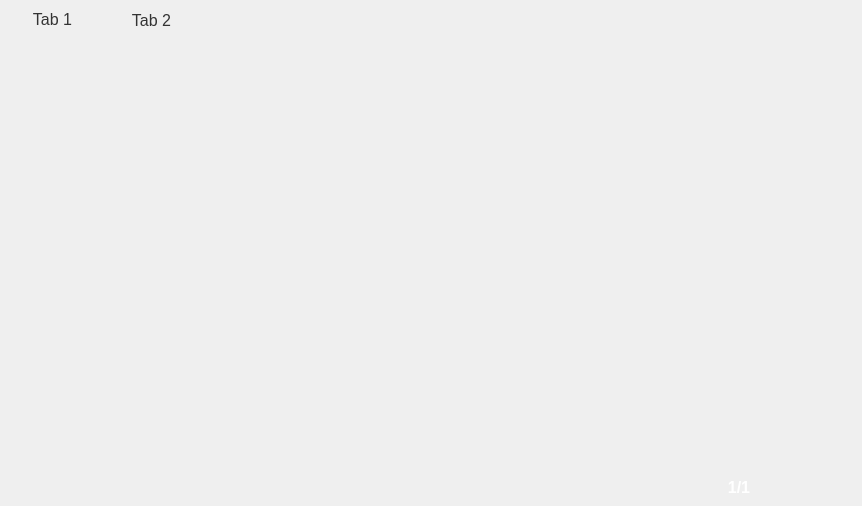
<?xml version="1.0" encoding="UTF-8"?>
<ui version="4.0">
 <class>wgtParaItem_spds</class>
 <widget class="QWidget" name="wgtParaItem_spds">
  <property name="geometry">
   <rect>
    <x>0</x>
    <y>0</y>
    <width>862</width>
    <height>506</height>
   </rect>
  </property>
  <property name="font">
   <font>
    <pointsize>13</pointsize>
   </font>
  </property>
  <property name="windowTitle">
   <string>Form</string>
  </property>
  <layout class="QVBoxLayout" name="verticalLayout_2">
   <property name="spacing">
    <number>0</number>
   </property>
   <property name="leftMargin">
    <number>0</number>
   </property>
   <property name="topMargin">
    <number>0</number>
   </property>
   <property name="rightMargin">
    <number>0</number>
   </property>
   <property name="bottomMargin">
    <number>0</number>
   </property>
   <item>
    <widget class="QWidget" name="wgtBg" native="true">
     <property name="styleSheet">
      <string notr="true">.QWidget#wgtBg
{
   border-radius:0px;
	border-color: rgb(52, 101, 164);
	border-image: url(:/image/menu_left.png);
}
</string>
     </property>
     <layout class="QVBoxLayout" name="verticalLayout">
      <property name="spacing">
       <number>0</number>
      </property>
      <property name="leftMargin">
       <number>3</number>
      </property>
      <property name="topMargin">
       <number>5</number>
      </property>
      <property name="rightMargin">
       <number>18</number>
      </property>
      <property name="bottomMargin">
       <number>5</number>
      </property>
      <item>
       <widget class="QTabWidget" name="tabWidget">
        <property name="font">
         <font>
          <pointsize>16</pointsize>
         </font>
        </property>
        <property name="focusPolicy">
         <enum>Qt::NoFocus</enum>
        </property>
        <property name="styleSheet">
         <string notr="true">QTabWidget::pane{
top:8px;
border:0px solid #00AEFF;
}

QTabBar::tab{
color:#333333;
background:transparent;
font-size:16px;
width:99px;
height:29px;
}
QTabBar::tab:selected{
color:rgb(16,36,72);
border-image: url(:/image/tab_select.png);
font-size:17px;
margin-top: 0; margin-left: 0; margin-right: 6;
}
QTabBar::tab:!selected{
color:rgb(46,253,251);
border-image: url(:/image/tab_unselect.png);
font-size:17px;
margin-top: 0; margin-left: 0; margin-right: 6;
}
#detailWgt,#appealReasonWgt{border:none;}</string>
        </property>
        <property name="currentIndex">
         <number>0</number>
        </property>
        <widget class="QWidget" name="tab_status">
         <attribute name="title">
          <string>Tab 1</string>
         </attribute>
         <layout class="QVBoxLayout" name="verticalLayout_4">
          <property name="spacing">
           <number>0</number>
          </property>
          <property name="leftMargin">
           <number>0</number>
          </property>
          <property name="topMargin">
           <number>0</number>
          </property>
          <property name="rightMargin">
           <number>0</number>
          </property>
          <property name="bottomMargin">
           <number>0</number>
          </property>
          <item>
           <widget class="MScrollArea" name="scrollArea_2">
            <property name="styleSheet">
             <string notr="true">QScrollArea{background-color:transparent;}
QListView{background:#5555ff;border-radius:0px; border: 0px solid gray;}
QListView::item:focus{border-radius:0px; border: 5px solid rgb(255, 128, 0);outline: none;}
QScrollBar:vertical {border:0px solid rgb(52, 72, 105);background:rgb(52, 72, 105);width:30px;margin:30 0 30 0px;}
QScrollBar::handle:vertical{ background: rgb(41, 142, 214);border-radius:5px;width:10px; height: 10px ; }
QScrollBar::add-line:vertical {border:1px solid rgb(52, 134, 208);background:rgb(52, 134, 208);height:30px;subcontrol-position:bottom;subcontrol-origin:margin;}
QScrollBar::sub-line:vertical {border:1px solid rgb(52, 134, 208);background:rgb(52, 134, 208);height:30px;subcontrol-position:top;subcontrol-origin:margin;}
QScrollBar::down-arrow:vertical {width:25px;height:25px; border-image:url(:/image/down_Arrow_2.png);}
QScrollBar::up-arrow:vertical {width:25px;height:25px;border-image:url(:/image/up_Arrow_1.png);}
QScrollBar::add-page:vertical {background:rgb(52, 72, 105);}
QScrollBar::sub-page:vertical {background:rgb(52, 72, 105);}
</string>
            </property>
            <property name="verticalScrollBarPolicy">
             <enum>Qt::ScrollBarAlwaysOff</enum>
            </property>
            <property name="horizontalScrollBarPolicy">
             <enum>Qt::ScrollBarAlwaysOff</enum>
            </property>
            <property name="widgetResizable">
             <bool>true</bool>
            </property>
            <widget class="QWidget" name="wgtStatus">
             <property name="geometry">
              <rect>
               <x>0</x>
               <y>0</y>
               <width>839</width>
               <height>425</height>
              </rect>
             </property>
             <property name="styleSheet">
              <string notr="true">background:transparent;</string>
             </property>
             <layout class="QVBoxLayout" name="verticalLayout_3">
              <property name="spacing">
               <number>0</number>
              </property>
              <property name="leftMargin">
               <number>0</number>
              </property>
              <property name="topMargin">
               <number>0</number>
              </property>
              <property name="rightMargin">
               <number>0</number>
              </property>
              <property name="bottomMargin">
               <number>0</number>
              </property>
              <item>
               <widget class="QWidget" name="wgtRender" native="true">
                <property name="minimumSize">
                 <size>
                  <width>0</width>
                  <height>240</height>
                 </size>
                </property>
                <property name="maximumSize">
                 <size>
                  <width>16777215</width>
                  <height>240</height>
                 </size>
                </property>
                <property name="styleSheet">
                 <string notr="true"/>
                </property>
                <layout class="QGridLayout" name="gridLayout">
                 <property name="leftMargin">
                  <number>0</number>
                 </property>
                 <property name="topMargin">
                  <number>0</number>
                 </property>
                 <property name="rightMargin">
                  <number>0</number>
                 </property>
                 <property name="bottomMargin">
                  <number>0</number>
                 </property>
                 <property name="spacing">
                  <number>0</number>
                 </property>
                 <item row="0" column="1">
                  <spacer name="verticalSpacer">
                   <property name="orientation">
                    <enum>Qt::Vertical</enum>
                   </property>
                   <property name="sizeType">
                    <enum>QSizePolicy::Preferred</enum>
                   </property>
                   <property name="sizeHint" stdset="0">
                    <size>
                     <width>20</width>
                     <height>32</height>
                    </size>
                   </property>
                  </spacer>
                 </item>
                 <item row="1" column="1" rowspan="2">
                  <widget class="QLabel" name="label">
                   <property name="minimumSize">
                    <size>
                     <width>300</width>
                     <height>200</height>
                    </size>
                   </property>
                   <property name="maximumSize">
                    <size>
                     <width>300</width>
                     <height>200</height>
                    </size>
                   </property>
                   <property name="styleSheet">
                    <string notr="true">border-image: url(:/image/power.png);</string>
                   </property>
                   <property name="text">
                    <string/>
                   </property>
                  </widget>
                 </item>
                 <item row="1" column="2">
                  <spacer name="horizontalSpacer_2">
                   <property name="orientation">
                    <enum>Qt::Horizontal</enum>
                   </property>
                   <property name="sizeType">
                    <enum>QSizePolicy::Preferred</enum>
                   </property>
                   <property name="sizeHint" stdset="0">
                    <size>
                     <width>254</width>
                     <height>20</height>
                    </size>
                   </property>
                  </spacer>
                 </item>
                 <item row="2" column="0">
                  <spacer name="horizontalSpacer">
                   <property name="orientation">
                    <enum>Qt::Horizontal</enum>
                   </property>
                   <property name="sizeType">
                    <enum>QSizePolicy::Preferred</enum>
                   </property>
                   <property name="sizeHint" stdset="0">
                    <size>
                     <width>255</width>
                     <height>20</height>
                    </size>
                   </property>
                  </spacer>
                 </item>
                 <item row="3" column="1">
                  <spacer name="verticalSpacer_2">
                   <property name="orientation">
                    <enum>Qt::Vertical</enum>
                   </property>
                   <property name="sizeType">
                    <enum>QSizePolicy::Preferred</enum>
                   </property>
                   <property name="sizeHint" stdset="0">
                    <size>
                     <width>20</width>
                     <height>32</height>
                    </size>
                   </property>
                  </spacer>
                 </item>
                </layout>
               </widget>
              </item>
              <item>
               <widget class="QWidget" name="widget" native="true">
                <property name="minimumSize">
                 <size>
                  <width>0</width>
                  <height>35</height>
                 </size>
                </property>
                <property name="maximumSize">
                 <size>
                  <width>16777215</width>
                  <height>35</height>
                 </size>
                </property>
                <property name="styleSheet">
                 <string notr="true"/>
                </property>
                <layout class="QHBoxLayout" name="horizontalLayout_3">
                 <property name="spacing">
                  <number>0</number>
                 </property>
                 <property name="leftMargin">
                  <number>10</number>
                 </property>
                 <property name="topMargin">
                  <number>0</number>
                 </property>
                 <property name="rightMargin">
                  <number>10</number>
                 </property>
                 <property name="bottomMargin">
                  <number>0</number>
                 </property>
                 <item>
                  <layout class="QHBoxLayout" name="horizontalLayout">
                   <property name="spacing">
                    <number>6</number>
                   </property>
                   <item>
                    <widget class="QLabel" name="lblSpdsNumberName">
                     <property name="minimumSize">
                      <size>
                       <width>130</width>
                       <height>30</height>
                      </size>
                     </property>
                     <property name="maximumSize">
                      <size>
                       <width>130</width>
                       <height>30</height>
                      </size>
                     </property>
                     <property name="font">
                      <font>
                       <pointsize>13</pointsize>
                      </font>
                     </property>
                     <property name="styleSheet">
                      <string notr="true">color: #00ADE5; </string>
                     </property>
                     <property name="text">
                      <string/>
                     </property>
                    </widget>
                   </item>
                   <item>
                    <widget class="QLabel" name="lblSpdsNumberVal">
                     <property name="minimumSize">
                      <size>
                       <width>0</width>
                       <height>30</height>
                      </size>
                     </property>
                     <property name="maximumSize">
                      <size>
                       <width>16777215</width>
                       <height>30</height>
                      </size>
                     </property>
                     <property name="font">
                      <font>
                       <pointsize>13</pointsize>
                      </font>
                     </property>
                     <property name="styleSheet">
                      <string notr="true">color: #FFFFFF;
</string>
                     </property>
                     <property name="text">
                      <string/>
                     </property>
                    </widget>
                   </item>
                  </layout>
                 </item>
                 <item>
                  <layout class="QHBoxLayout" name="horizontalLayout_2">
                   <property name="spacing">
                    <number>3</number>
                   </property>
                   <item>
                    <widget class="QLabel" name="lblSpdsStaName">
                     <property name="minimumSize">
                      <size>
                       <width>160</width>
                       <height>30</height>
                      </size>
                     </property>
                     <property name="maximumSize">
                      <size>
                       <width>160</width>
                       <height>30</height>
                      </size>
                     </property>
                     <property name="font">
                      <font>
                       <pointsize>13</pointsize>
                      </font>
                     </property>
                     <property name="styleSheet">
                      <string notr="true">color: #00ADE5; </string>
                     </property>
                     <property name="text">
                      <string/>
                     </property>
                    </widget>
                   </item>
                   <item>
                    <widget class="QLabel" name="lblSpdsStaVal">
                     <property name="minimumSize">
                      <size>
                       <width>0</width>
                       <height>30</height>
                      </size>
                     </property>
                     <property name="maximumSize">
                      <size>
                       <width>16777215</width>
                       <height>30</height>
                      </size>
                     </property>
                     <property name="font">
                      <font>
                       <pointsize>13</pointsize>
                      </font>
                     </property>
                     <property name="styleSheet">
                      <string notr="true">color: #FFFFFF;
</string>
                     </property>
                     <property name="text">
                      <string/>
                     </property>
                    </widget>
                   </item>
                  </layout>
                 </item>
                </layout>
               </widget>
              </item>
              <item>
               <widget class="QWidget" name="wgtInfo" native="true">
                <property name="minimumSize">
                 <size>
                  <width>800</width>
                  <height>0</height>
                 </size>
                </property>
               </widget>
              </item>
             </layout>
            </widget>
           </widget>
          </item>
         </layout>
        </widget>
        <widget class="QWidget" name="tab_para">
         <attribute name="title">
          <string>Tab 2</string>
         </attribute>
         <layout class="QVBoxLayout" name="verticalLayout_5">
          <property name="spacing">
           <number>0</number>
          </property>
          <property name="leftMargin">
           <number>0</number>
          </property>
          <property name="topMargin">
           <number>0</number>
          </property>
          <property name="rightMargin">
           <number>0</number>
          </property>
          <property name="bottomMargin">
           <number>0</number>
          </property>
          <item>
           <widget class="MScrollArea" name="scrollArea">
            <property name="styleSheet">
             <string notr="true">QScrollArea{background-color:transparent;}
QListView{background:#5555ff;border-radius:0px; border: 0px solid gray;}
QListView::item:focus{border-radius:0px; border: 5px solid rgb(255, 128, 0);outline: none;}
QScrollBar:vertical {border:0px solid rgb(52, 72, 105);background:rgb(52, 72, 105);width:30px;margin:30 0 30 0px;}
QScrollBar::handle:vertical{ background: rgb(41, 142, 214);border-radius:5px;width:10px; height: 10px ; }
QScrollBar::add-line:vertical {border:1px solid rgb(52, 134, 208);background:rgb(52, 134, 208);height:30px;subcontrol-position:bottom;subcontrol-origin:margin;}
QScrollBar::sub-line:vertical {border:1px solid rgb(52, 134, 208);background:rgb(52, 134, 208);height:30px;subcontrol-position:top;subcontrol-origin:margin;}
QScrollBar::down-arrow:vertical {width:25px;height:25px; border-image:url(:/image/down_Arrow_2.png);}
QScrollBar::up-arrow:vertical {width:25px;height:25px;border-image:url(:/image/up_Arrow_1.png);}
QScrollBar::add-page:vertical {background:rgb(52, 72, 105);}
QScrollBar::sub-page:vertical {background:rgb(52, 72, 105);}
</string>
            </property>
            <property name="widgetResizable">
             <bool>true</bool>
            </property>
            <widget class="QWidget" name="wgtContents">
             <property name="geometry">
              <rect>
               <x>0</x>
               <y>0</y>
               <width>839</width>
               <height>425</height>
              </rect>
             </property>
             <property name="minimumSize">
              <size>
               <width>800</width>
               <height>0</height>
              </size>
             </property>
             <property name="styleSheet">
              <string notr="true">background:transparent;</string>
             </property>
            </widget>
           </widget>
          </item>
         </layout>
        </widget>
       </widget>
      </item>
      <item>
       <widget class="QWidget" name="widget_2" native="true">
        <property name="minimumSize">
         <size>
          <width>0</width>
          <height>32</height>
         </size>
        </property>
        <property name="maximumSize">
         <size>
          <width>16777215</width>
          <height>32</height>
         </size>
        </property>
        <layout class="QHBoxLayout" name="horizontalLayout_5">
         <property name="spacing">
          <number>20</number>
         </property>
         <property name="leftMargin">
          <number>0</number>
         </property>
         <property name="topMargin">
          <number>3</number>
         </property>
         <property name="rightMargin">
          <number>15</number>
         </property>
         <property name="bottomMargin">
          <number>3</number>
         </property>
         <item>
          <spacer name="horizontalSpacer_3">
           <property name="orientation">
            <enum>Qt::Horizontal</enum>
           </property>
           <property name="sizeHint" stdset="0">
            <size>
             <width>303</width>
             <height>20</height>
            </size>
           </property>
          </spacer>
         </item>
         <item>
          <widget class="QPushButton" name="btn_up">
           <property name="minimumSize">
            <size>
             <width>39</width>
             <height>26</height>
            </size>
           </property>
           <property name="maximumSize">
            <size>
             <width>39</width>
             <height>26</height>
            </size>
           </property>
           <property name="focusPolicy">
            <enum>Qt::NoFocus</enum>
           </property>
           <property name="styleSheet">
            <string notr="true">QPushButton:!pressed{
border-image: url(:/image/left_normal.png);
color: #FFFFFF;
border-radius:0px;font:12pt;
}
QPushButton:pressed{
border-image: url(:/image/left_check.png);
color: #FFFFFF;
border:0px solid #68CBF2;
border-radius:0px;font:12pt;
}</string>
           </property>
           <property name="text">
            <string/>
           </property>
           <property name="iconSize">
            <size>
             <width>32</width>
             <height>32</height>
            </size>
           </property>
           <property name="autoRepeat">
            <bool>false</bool>
           </property>
          </widget>
         </item>
         <item>
          <widget class="QPushButton" name="btn_down">
           <property name="minimumSize">
            <size>
             <width>39</width>
             <height>26</height>
            </size>
           </property>
           <property name="maximumSize">
            <size>
             <width>39</width>
             <height>26</height>
            </size>
           </property>
           <property name="focusPolicy">
            <enum>Qt::NoFocus</enum>
           </property>
           <property name="styleSheet">
            <string notr="true">QPushButton:!pressed{
border-image: url(:/image/right_normal.png);
color: #FFFFFF;
border-radius:0px;font:12pt;
}
QPushButton:pressed{
border-image: url(:/image/right_check.png);
color: #FFFFFF;
border:0px solid #68CBF2;
border-radius:0px;font:12pt;
}</string>
           </property>
           <property name="text">
            <string/>
           </property>
           <property name="iconSize">
            <size>
             <width>32</width>
             <height>32</height>
            </size>
           </property>
           <property name="autoRepeat">
            <bool>false</bool>
           </property>
          </widget>
         </item>
         <item>
          <spacer name="horizontalSpacer_4">
           <property name="orientation">
            <enum>Qt::Horizontal</enum>
           </property>
           <property name="sizeType">
            <enum>QSizePolicy::Preferred</enum>
           </property>
           <property name="sizeHint" stdset="0">
            <size>
             <width>60</width>
             <height>20</height>
            </size>
           </property>
          </spacer>
         </item>
         <item>
          <layout class="QHBoxLayout" name="horizontalLayout_4">
           <item>
            <widget class="QPushButton" name="btnPre">
             <property name="minimumSize">
              <size>
               <width>50</width>
               <height>26</height>
              </size>
             </property>
             <property name="maximumSize">
              <size>
               <width>50</width>
               <height>26</height>
              </size>
             </property>
             <property name="focusPolicy">
              <enum>Qt::NoFocus</enum>
             </property>
             <property name="styleSheet">
              <string notr="true">QPushButton:!pressed{
border-image: url(:/image/left1.png);
color: #FFFFFF;
border-radius:0px;font:12pt;
}
QPushButton:pressed{
border-image: url(:/image/left.png);
color: #FFFFFF;
border:0px solid #68CBF2;
border-radius:0px;font:12pt;
}</string>
             </property>
             <property name="text">
              <string/>
             </property>
             <property name="iconSize">
              <size>
               <width>32</width>
               <height>32</height>
              </size>
             </property>
            </widget>
           </item>
           <item>
            <widget class="QLabel" name="lblCurpage">
             <property name="minimumSize">
              <size>
               <width>40</width>
               <height>30</height>
              </size>
             </property>
             <property name="maximumSize">
              <size>
               <width>40</width>
               <height>30</height>
              </size>
             </property>
             <property name="font">
              <font>
               <pointsize>12</pointsize>
               <weight>75</weight>
               <bold>true</bold>
              </font>
             </property>
             <property name="styleSheet">
              <string notr="true">color: rgb(255, 255, 255);</string>
             </property>
             <property name="text">
              <string>1/1</string>
             </property>
             <property name="alignment">
              <set>Qt::AlignCenter</set>
             </property>
            </widget>
           </item>
           <item>
            <widget class="QPushButton" name="btnNext">
             <property name="minimumSize">
              <size>
               <width>50</width>
               <height>26</height>
              </size>
             </property>
             <property name="maximumSize">
              <size>
               <width>50</width>
               <height>26</height>
              </size>
             </property>
             <property name="focusPolicy">
              <enum>Qt::NoFocus</enum>
             </property>
             <property name="styleSheet">
              <string notr="true">QPushButton:!pressed{
border-image: url(:/image/right1.png);
color: #FFFFFF;
border-radius:0px;font:12pt;
}
QPushButton:pressed{
border-image: url(:/image/right.png);
color: #FFFFFF;
border:0px solid #68CBF2;
border-radius:0px;font:12pt;
}
</string>
             </property>
             <property name="text">
              <string/>
             </property>
             <property name="iconSize">
              <size>
               <width>32</width>
               <height>32</height>
              </size>
             </property>
            </widget>
           </item>
          </layout>
         </item>
        </layout>
       </widget>
      </item>
     </layout>
    </widget>
   </item>
  </layout>
 </widget>
 <customwidgets>
  <customwidget>
   <class>MScrollArea</class>
   <extends>QScrollArea</extends>
   <header location="global">mscrollarea.h</header>
   <container>1</container>
  </customwidget>
 </customwidgets>
 <resources/>
 <connections/>
</ui>
